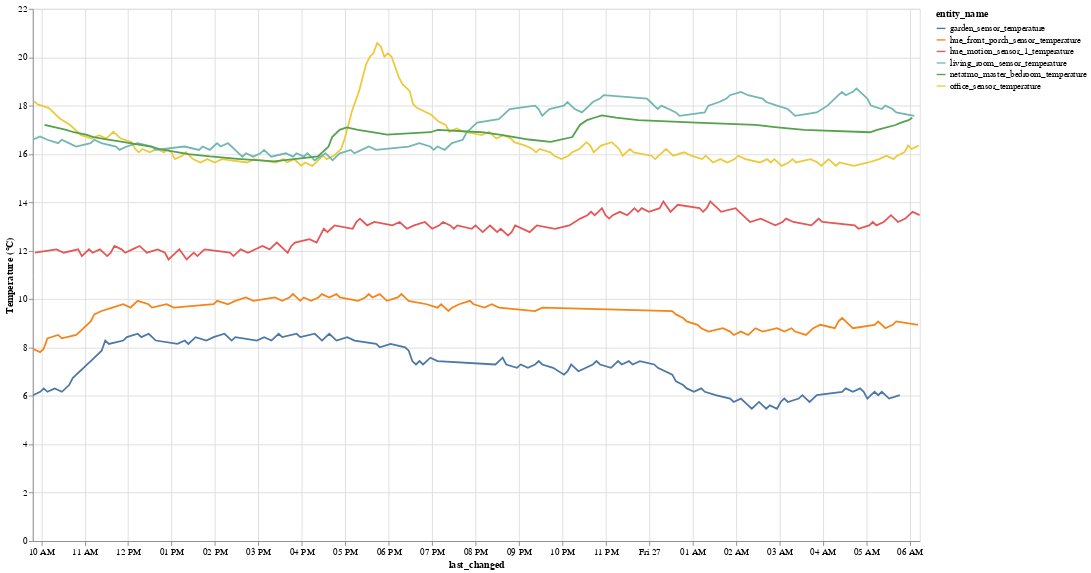

Write notebook code for a chart like this one.
### Markdown cell above
Plot just the temperature data, and show the operations required to calc correlations

### Code cell
temperature_df = df[df['device_class'] == 'temperature']
unit_of_measurement = temperature_df.iloc[0]['unit_of_measurement']
alt.Chart(temperature_df).mark_line().encode(
    x='last_changed',
    y=alt.Y('state', title=f'Temperature ({unit_of_measurement})'),
    color='entity_name',
    tooltip=['entity_name', 'state', 'last_changed']
).properties(
    width=1000,
    height=600
).interactive()

### Figure 1 — Vega-Lite specification as saved in the notebook (floating-point values rounded to 4 significant figures; data arrays with more than 128 entries replaced by an {"elided": "..."} marker saying what was removed)
{"$schema": "https://vega.github.io/schema/vega-lite/v3.4.0.json", "config": {"mark": {"tooltip": null}, "view": {"height": 300, "width": 400}}, "data": {"name": "data-954a8117c4ac663b4bb0cab45102f0bd"}, "datasets": {"data-954a8117c4ac663b4bb0cab45102f0bd": {"elided": "695 records"}}, "encoding": {"color": {"field": "entity_name", "type": "nominal"}, "tooltip": [{"field": "entity_name", "type": "nominal"}, {"field": "state", "type": "quantitative"}, {"field": "last_changed", "type": "temporal"}], "x": {"field": "last_changed", "type": "temporal"}, "y": {"field": "state", "title": "Temperature (°C)", "type": "quantitative"}}, "height": 600, "mark": "line", "selection": {"selector002": {"bind": "scales", "encodings": ["x", "y"], "type": "interval"}}, "width": 1000}
